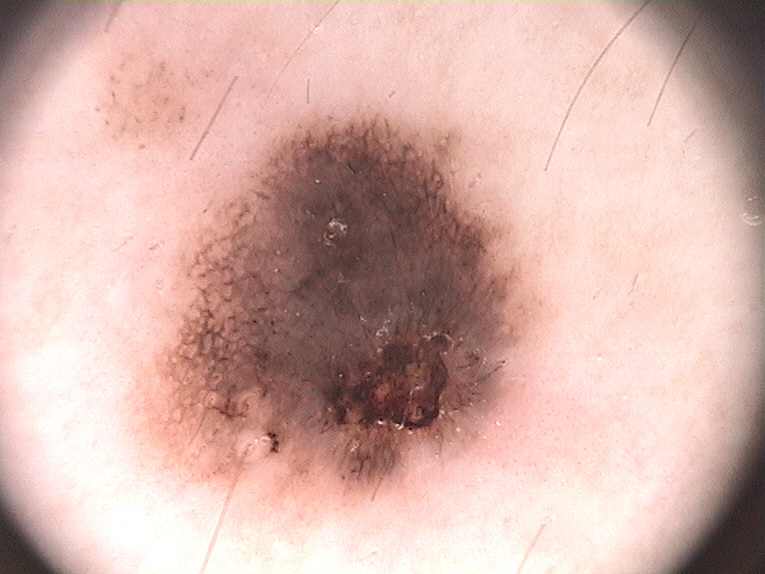
#> input picture IMD004.bmp, 765 x 574 px, found by its file name
$ python SementationKmeans.py
#> lines starting #> are read from the running program, lines starting #| are printed output that depends on the picture
import numpy as np
import matplotlib.pyplot as plt
from sklearn.cluster import KMeans
from PIL import Image, ImageEnhance
import os

#imagen = Image.open('./Data/train/images/IMD002.png')

# Ajustar el contraste (cambiar el factor según sea necesario)
factor_contraste = 1.5
def contrasteImg(img):
    print(factor_contraste)
    ajustador_contraste = ImageEnhance.Contrast(imagen)
    imagen_contrastada = ajustador_contraste.enhance(factor_contraste)
    imagen_contrastada.show()
    return imagen_contrastada
imagen = Image.open("IMD004.bmp")
#> imagen is the input picture: PIL image 765x574 RGB; mean R, G, B 213.7, 177.6, 169.8
imagen2 = contrasteImg(imagen)
#> in contrasteImg, `imagen_contrastada = ajustador_contraste.enhance(factor_contraste)`:
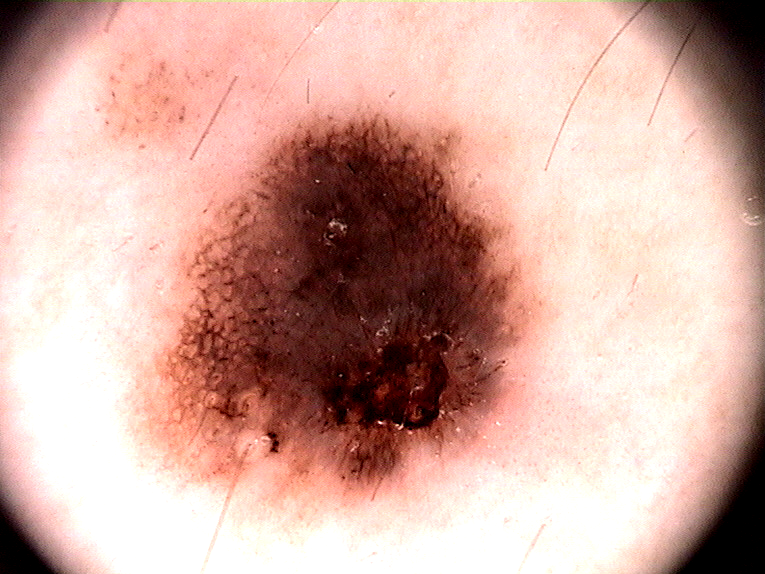
#> imagen_contrastada: PIL image 765x574 RGB; mean R, G, B 210, 170.7, 160.1


# Mostrar la imagen original y la imagen con contraste


"""I1 = imagen_contrastada.convert('L')
I2 = np.asarray(I1,dtype=np.float64)


X = I2.reshape((-1, 1))
k_means = KMeans(n_clusters=2, algorithm="elkan")
k_means.fit(X)

centroides = k_means.cluster_centers_
etiquetas = k_means.labels_
I2_compressed = np.choose(etiquetas, centroides)
I2_compressed.shape = I2.shape

plt.figure(figsize=(8,8))
plt.imshow(I2_compressed,cmap='gray')
plt.axis('off')
plt.show()
I2 = (I2_compressed-np.min(I2_compressed))/(np.max(I2_compressed)-np.min(I2_compressed))*255
I2 = Image.fromarray(I2.astype(np.uint8))
w, h =I2.size
colors = I2.getcolors(w * h)
print (colors)
print (u'Área = ',  float(210000)*float(colors[0][0])/float(w*h), 'km2')"""

$ run again, with Nuevaimg.png saved as IMD004.bmp
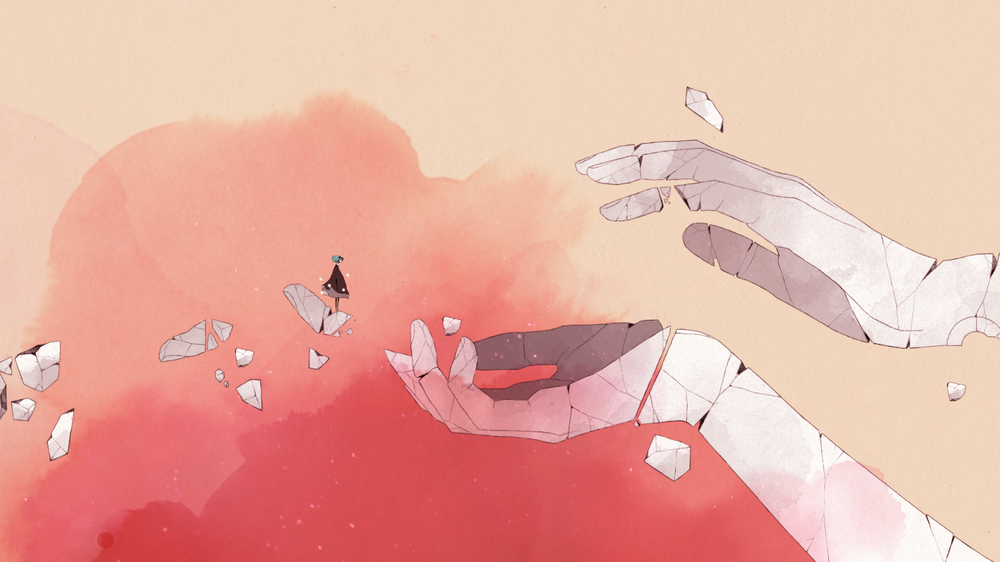
#> input picture Nuevaimg.png, 1000 x 562 px, shrunk from 1600 x 900 before the run, found by its file name
#> imagen is the input picture: PIL image 1000x562 RGB; mean R, G, B 233.2, 175.4, 162.8
#> in contrasteImg, `imagen_contrastada = ajustador_contraste.enhance(factor_contraste)`:
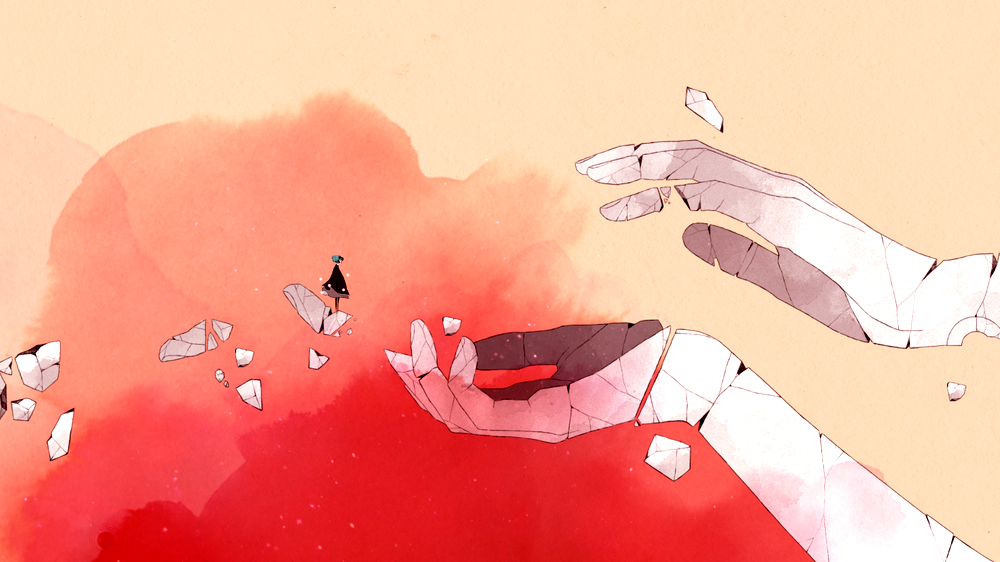
#> imagen_contrastada: PIL image 1000x562 RGB; mean R, G, B 246.2, 166.8, 148
